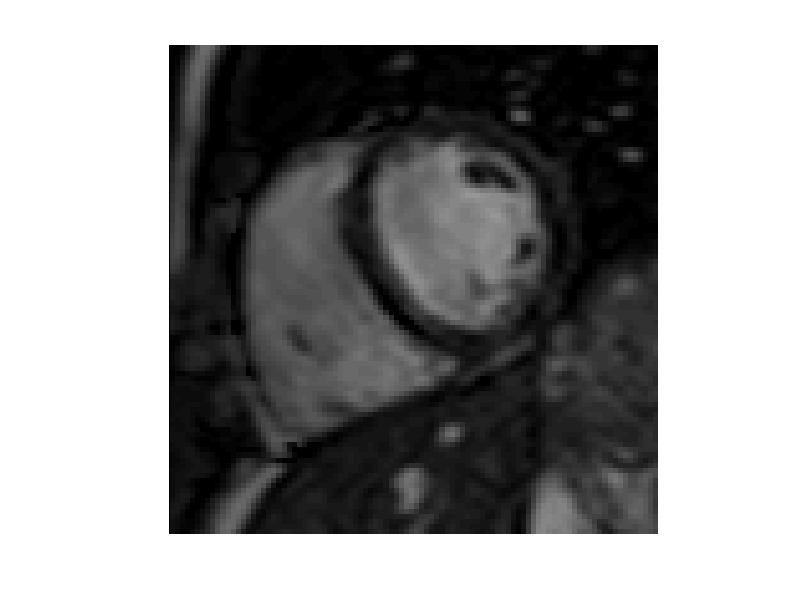

Write MATLAB code to recreate this figure. (Note: this script raises an error after producing the figure.)
%% Matlab stub for task 2 in assignment 4 in Image analysis

clc;
clear;
close all;

load heart_data % load data

figure;
imshow(im)


% 提取两个类别的像素强度
chamber_pixels = chamber_values;
background_pixels = background_values;

% 计算两个类别的像素强度的均值和标准差
chamber_mean = mean(chamber_pixels);
chamber_std = std(chamber_pixels);

background_mean = mean(background_pixels);
background_std = std(background_pixels);

% 输出结果
fprintf('Chamber class: mean = %f, std = %f\n', chamber_mean, chamber_std);
fprintf('Background class: mean = %f, std = %f\n', background_mean, background_std);

M = 96; % height of image, change this!
N = 96; % width of image, change this!

n = M*N; % Number of image pixels

% create neighbour structure

Neighbours = edges4connected(M,N); % use 4-neighbours (or 8-neighbours with edges8connected)

i=Neighbours(:,1); 
j=Neighbours(:,2);
A = sparse(i,j,1,n,n); % create sparse matrix of connections between pixels 


% We can make A into a graph, and show it (test this for example for M = 5, N = 6 to
% see. For the full image it's not easy to see structure)

Ag = graph(A);
figure;
plot(Ag);

% Choose weights:
% weights = abs(im(i) - im(j));


sigma = 0.5; % 你需要设置这个值
diff = im(i) - im(j);
weights = exp(-diff.^2 / (2*sigma^2));

% [Gx, Gy] = gradient(double(im));
% gradient_i = sqrt(Gx(i).^2 + Gy(i).^2);
% gradient_j = sqrt(Gx(j).^2 + Gy(j).^2);
% weights = abs(gradient_i - gradient_j);


% Decide how important a short curve length is:
lambda = 0.1;


% A = A+lambda*speye(n);  % set regularization term so  that A_ij = lambda
  
mu1 = normfit(background_values);
mu2 = normfit(chamber_values);

% 计算负对数似然性
pixels = im(:);
neg_log_likelihood_chamber = (pixels - chamber_mean).^2 / (2 * chamber_std^2);
neg_log_likelihood_background = (pixels - background_mean).^2 / (2 * background_std^2);
Tt = sparse((pixels - chamber_mean).^2 / (2 * chamber_std^2)); % 设置源节点的数据项
Ts = sparse((pixels - background_mean).^2 / (2 * background_std^2)); % 设置汇节点的数据项


% Ts = sparse((im(:)-mu1).^2); % set weights to source, according to assignment!
% % Ts = sparse((im(:)-mu1).^2); for standard weighting without statistical weight
% Tt = sparse((im(:)-mu2).^2); % set weights to sink, according to assignment!
% % Tt = sparse((im(:)-mu2).^2); for standard weighting without statistical weight

% create matrix of the full graph, adding source and sink as nodes n+1 and
% n+2 respectively

F = sparse(zeros(n+2,n+2));
F(1:n,1:n) = A; % set regularization weights
F(n+1,1:n) = Ts'; % set data terms 
F(1:n,n+1) = Ts; % set data terms 
F(n+2,1:n) = Tt'; % set data terms 
F(1:n,n+2) = Tt; % set data terms 

% make sure that you understand what the matrix F represents!

Fg = graph(F); % turn F into a graph Fg

% help maxflow % see how Matlab's maxflow function works

[MF,GF,CS,CT] = maxflow(Fg,n+1,n+2); % run maxflow on graph with source node (n+1) and sink node (n+2)

disp(MF) % shows the optmization value (maybe not so interesting)

% CS contains the pixels connected to the source node (including the source
% node n+1 as final entry (CT contains the sink nodes).

% We can construct out segmentation mask using these indices
seg = zeros(M,N);
seg(CS(1:end-1)) = 1; % set source pixels to 1
figure;
imagesc(seg); % show segmentation 
